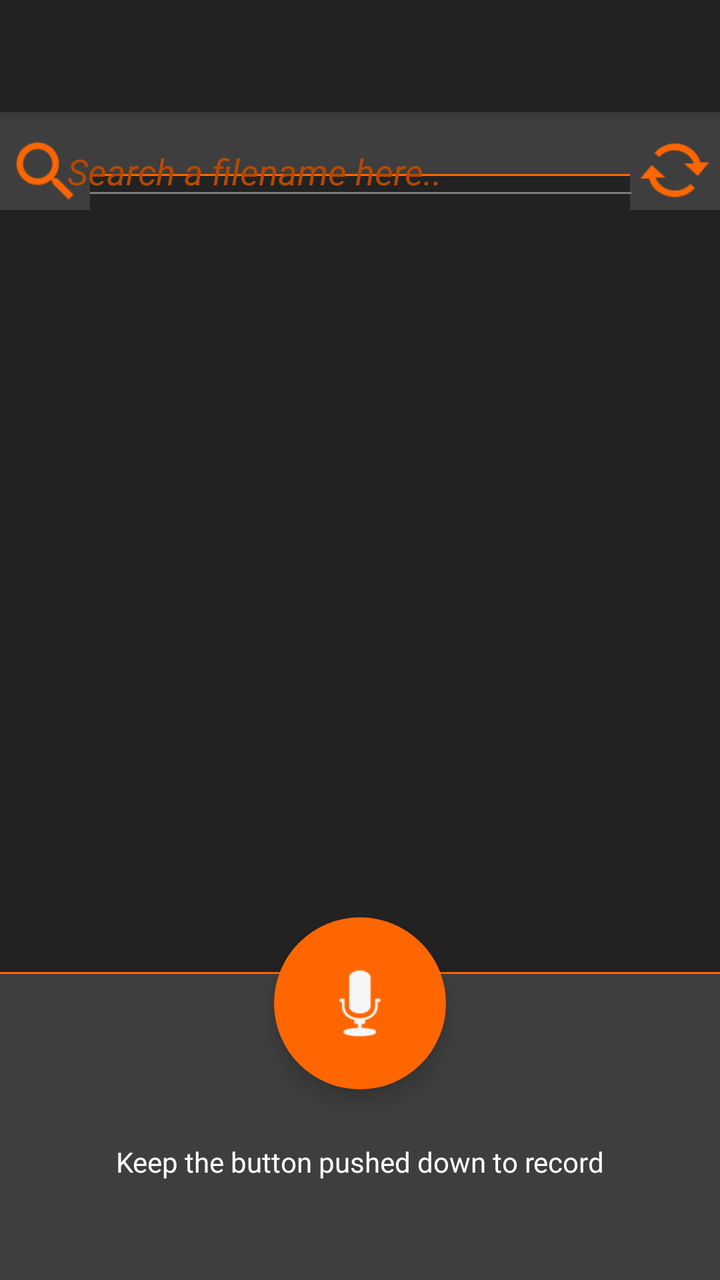
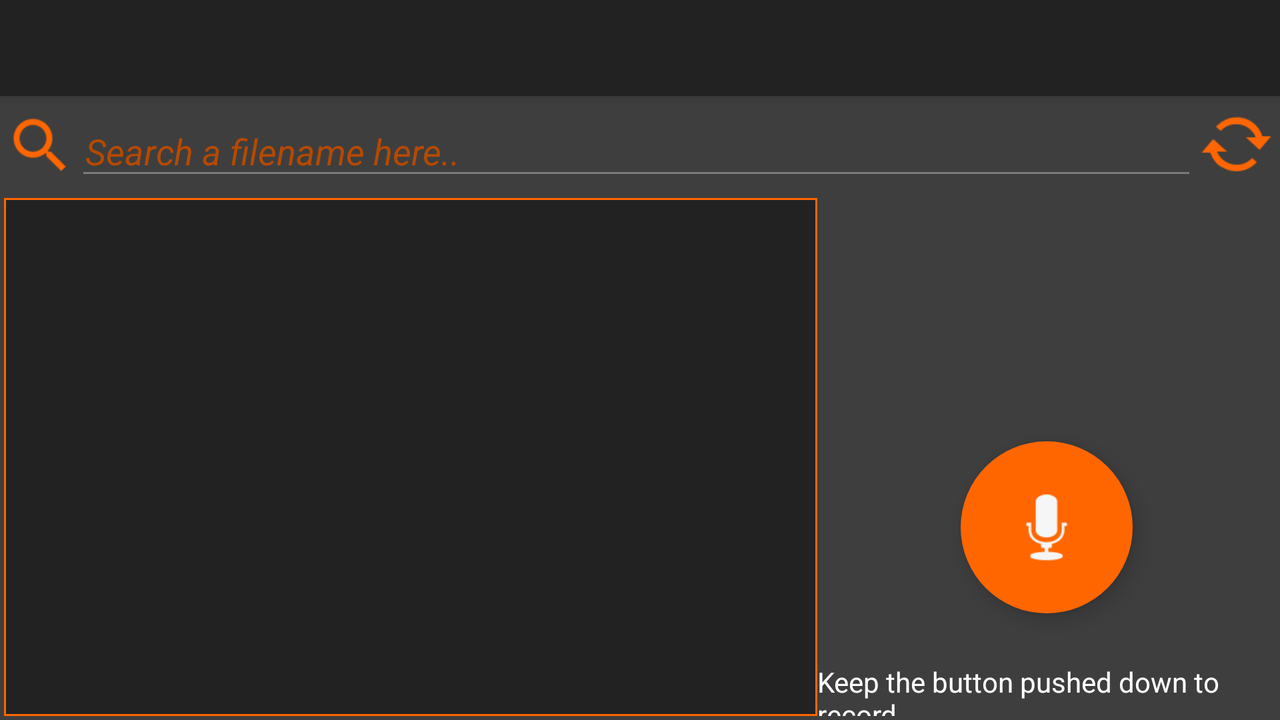

Two renders of one Android screen. The first uses the default layout on a phone; the second uses the alternative layout the repository ships for a different screen configuration, on a matching device. The two XML files are below.
<!-- AndroidManifest.xml: application theme Theme.AudioSpectrum.var1 -->
<!-- res/layout/activity_main.xml -->
<?xml version="1.0" encoding="utf-8"?>
<androidx.constraintlayout.widget.ConstraintLayout xmlns:android="http://schemas.android.com/apk/res/android"
    xmlns:app="http://schemas.android.com/apk/res-auto"
    xmlns:tools="http://schemas.android.com/tools"
    android:layout_width="match_parent"
    android:layout_height="match_parent"
    tools:context=".MainActivity">

    <androidx.appcompat.widget.Toolbar
        android:id="@+id/toolbar_main"
        android:layout_width="match_parent"
        android:layout_height="?attr/actionBarSize"
        android:background="?attr/colorPrimary"
        android:elevation="4dp"
        android:theme="@style/ThemeOverlay.AppCompat.ActionBar"
        app:layout_constraintEnd_toEndOf="parent"
        app:layout_constraintStart_toStartOf="parent"
        app:layout_constraintTop_toTopOf="parent"
        app:popupTheme="@style/ThemeOverlay.AppCompat.Light" />

    <androidx.recyclerview.widget.RecyclerView
        android:id="@+id/filez"
        android:layout_width="393dp"
        android:layout_height="400dp"
        android:background="@drawable/layout_border"
        android:fadeScrollbars="false"
        android:padding="1dp"
        android:paddingLeft="1dp"
        android:paddingTop="1dp"
        android:paddingRight="1dp"
        android:paddingBottom="1dp"
        android:scrollbarSize="5dp"
        android:scrollbars="vertical"
        app:layout_constraintBottom_toTopOf="@+id/main_activity_layout_controls"
        app:layout_constraintEnd_toEndOf="parent"
        app:layout_constraintHorizontal_bias="0.5"
        app:layout_constraintStart_toStartOf="parent"
        app:layout_constraintTop_toBottomOf="@+id/constraintLayout"
        app:layout_constraintVertical_bias="0.26" />

    <androidx.constraintlayout.widget.ConstraintLayout
        android:id="@+id/main_activity_layout_controls"
        android:layout_width="match_parent"
        android:layout_height="205dp"
        app:layout_constraintBottom_toBottomOf="parent"
        app:layout_constraintEnd_toEndOf="parent"
        app:layout_constraintHorizontal_bias="0.0"
        app:layout_constraintStart_toStartOf="parent"
        app:layout_constraintTop_toTopOf="parent"
        app:layout_constraintVertical_bias="1.0">

        <TextView
            android:id="@+id/textView0"
            android:layout_width="wrap_content"
            android:layout_height="wrap_content"
            android:text="@string/main_activity01"
            android:textColor="@color/bianco"
            android:textColorHighlight="@color/arancioneScuro"
            app:layout_constraintBottom_toBottomOf="parent"
            app:layout_constraintEnd_toEndOf="parent"
            app:layout_constraintStart_toStartOf="parent"
            app:layout_constraintTop_toBottomOf="@+id/recording_fab"
            app:layout_constraintVertical_bias="0.35" />

        <com.google.android.material.floatingactionbutton.FloatingActionButton
            android:id="@+id/recording_fab"
            android:layout_width="116dp"
            android:layout_height="86dp"
            android:clickable="true"
            android:focusable="true"
            android:tint="#F6F6F6"
            app:backgroundTint="?attr/colorSecondary"
            app:borderWidth="0dp"
            app:fabCustomSize="86dp"
            app:layout_constraintBottom_toBottomOf="parent"
            app:layout_constraintEnd_toEndOf="parent"
            app:layout_constraintStart_toStartOf="parent"
            app:layout_constraintTop_toTopOf="parent"
            app:layout_constraintVertical_bias="0.2"
            app:maxImageSize="48dp"
            app:rippleColor="@android:color/transparent"
            app:srcCompat="@android:drawable/ic_btn_speak_now" />
    </androidx.constraintlayout.widget.ConstraintLayout>

    <androidx.constraintlayout.widget.ConstraintLayout
        android:id="@+id/constraintLayout"
        android:layout_width="match_parent"
        android:layout_height="105dp"
        app:layout_constraintBottom_toBottomOf="parent"
        app:layout_constraintEnd_toEndOf="parent"
        app:layout_constraintHorizontal_bias="0.5"
        app:layout_constraintStart_toStartOf="parent"
        app:layout_constraintTop_toTopOf="@+id/toolbar_main"
        app:layout_constraintVertical_bias="0.0">

        <ImageView
            android:id="@+id/image_refresh"
            android:layout_width="45dp"
            android:layout_height="39dp"
            android:background="?android:attr/colorBackground"
            android:clickable="true"
            app:layout_constraintBottom_toBottomOf="parent"
            app:layout_constraintEnd_toEndOf="parent"
            app:layout_constraintHorizontal_bias="1.0"
            app:layout_constraintStart_toStartOf="parent"
            app:layout_constraintTop_toTopOf="parent"
            app:layout_constraintVertical_bias="1.0"
            app:srcCompat="@android:drawable/stat_notify_sync"
            app:tint="@color/arancione" />

        <EditText
            android:id="@+id/searchText"
            android:layout_width="300dp"
            android:layout_height="48dp"
            android:layout_marginEnd="21dp"
            android:layout_marginRight="21dp"
            android:ems="10"
            android:freezesText="false"
            android:gravity="bottom"
            android:inputType="textPersonName"
            android:textColor="@color/arancione"
            android:textColorLink="@color/arancione"
            app:layout_constraintBottom_toBottomOf="parent"
            app:layout_constraintEnd_toStartOf="@+id/image_refresh"
            app:layout_constraintStart_toEndOf="@+id/image_search"
            app:layout_constraintTop_toTopOf="parent"
            app:layout_constraintVertical_bias="1.0" />

        <ImageView
            android:id="@+id/image_search"
            android:layout_width="45dp"
            android:layout_height="39dp"
            android:background="?android:attr/colorBackground"
            app:layout_constraintBottom_toBottomOf="parent"
            app:layout_constraintEnd_toEndOf="parent"
            app:layout_constraintHorizontal_bias="0.0"
            app:layout_constraintStart_toStartOf="parent"
            app:layout_constraintTop_toTopOf="parent"
            app:layout_constraintVertical_bias="1.0"
            app:srcCompat="?android:attr/actionModeWebSearchDrawable"
            app:tint="@color/arancione" />

        <TextView
            android:id="@+id/text_suggerition"
            android:layout_width="237dp"
            android:layout_height="39dp"
            android:gravity="center_vertical"
            android:text="@string/main_activity02"
            android:textColor="@color/arancioneScuro"
            android:textSize="18sp"
            android:textStyle="italic"
            app:layout_constraintBottom_toBottomOf="parent"
            app:layout_constraintEnd_toStartOf="@+id/image_refresh"
            app:layout_constraintHorizontal_bias="0.43"
            app:layout_constraintStart_toStartOf="parent"
            app:layout_constraintTop_toTopOf="parent"
            app:layout_constraintVertical_bias="1.0" />
    </androidx.constraintlayout.widget.ConstraintLayout>

</androidx.constraintlayout.widget.ConstraintLayout>
<!-- resources referenced by this layout -->
<resources>
  <color name="arancione">#FF6600</color>
  <color name="arancioneScuro">#B64900</color>
  <color name="bianco">#FFFFFF</color>
  <!-- drawable layout_border (drawable) -->
  <?xml version="1.0" encoding="utf-8"?>
  <shape xmlns:android="http://schemas.android.com/apk/res/android" android:shape="rectangle">
      
      <solid
          android:color="?attr/colorPrimary" >
      </solid>
  
      
      <stroke
          android:width="@dimen/border_layouts_player_activity"
          android:color="?attr/colorSecondary" >
      </stroke>
  
      
      <corners
          android:radius="0dp"   >
      </corners>
  </shape>
  <string name="main_activity01">Keep the button pushed down to record</string>
  <string name="main_activity02">Search a filename here..</string>
  <style name="Theme.AudioSpectrum.var1" parent="Theme.AppCompat.DayNight.NoActionBar">
          <item name="android:windowActionBar">false</item>
          <item name="android:windowNoTitle">true</item>
          
          <item name="colorPrimary">@color/grigioMoltoScuro</item>
          <item name="colorPrimaryVariant">@color/grigioScuro</item>
          <item name="colorOnPrimary">@color/bianco</item>
          
          <item name="colorSecondary">@color/arancione</item>
          <item name="colorSecondaryVariant">@color/arancioneScuro</item>
          <item name="colorOnSecondary">@color/verdeAcqua</item>
          
          <item name="colorSurface">@color/grigio</item>        
          <item name="colorOnSurface">@color/grigioMoltoScuro</item>
          <item name="colorOnError">@color/rosso</item>
          
          
          <item name="android:statusBarColor" tools:targetApi="l">@color/nero</item>
          
          <item name="android:colorBackground">?attr/colorPrimaryVariant</item>
          <item name="android:textColor">@color/bianco</item>
          <item name="android:textColorPrimary">@color/bianco</item>
          <item name="android:textColorSecondary">@color/grigioChiaro</item>
          <item name="colorControlHighlight">?attr/colorSecondaryVariant</item>
          <item name="rippleColor">@color/nero</item>
          
          <item name="alertDialogTheme">@style/TestAlertDialogTheme</item>
          
      </style>
  <dimen name="border_layouts_player_activity">1dp</dimen>
  <color name="grigioMoltoScuro">#222222</color>
  <color name="grigioScuro">#3E3E3E</color>
  <color name="verdeAcqua">#00DAC5</color>
  <color name="grigio">#5C5C5C</color>
  <color name="rosso">#FF0000</color>
  <color name="nero">#000000</color>
  <color name="grigioChiaro">#7A7A7A</color>
  <style name="TestAlertDialogTheme" parent="Theme.AppCompat.Light.Dialog.Alert">
          <item name="android:background">@color/grigioScuro</item>
          <item name="textColorAlertDialogListItem">@color/bianco</item>
          <item name="colorAccent">@color/verdeAcqua</item>
      </style>
</resources>
<!-- res/layout-land/activity_main.xml (the repository's variant of the layout above) -->
<!-- drawn on the phone turned sideways -->
<?xml version="1.0" encoding="utf-8"?>
<LinearLayout xmlns:android="http://schemas.android.com/apk/res/android"
    xmlns:app="http://schemas.android.com/apk/res-auto"
    xmlns:tools="http://schemas.android.com/tools"
    android:layout_width="match_parent"
    android:layout_height="match_parent"
    tools:context=".MainActivity"
    android:orientation="vertical">

    <androidx.appcompat.widget.Toolbar
        android:id="@+id/toolbar_main"
        android:layout_width="match_parent"
        android:layout_height="?attr/actionBarSize"
        android:background="?attr/colorPrimary"
        android:elevation="4dp"
        android:theme="@style/ThemeOverlay.AppCompat.ActionBar"
        app:layout_constraintBottom_toBottomOf="parent"
        app:layout_constraintEnd_toEndOf="parent"
        app:layout_constraintStart_toStartOf="parent"
        app:layout_constraintTop_toTopOf="parent"
        app:layout_constraintVertical_bias="0.0"
        app:popupTheme="@style/ThemeOverlay.AppCompat.Light" />

    <LinearLayout
        android:id="@+id/search_layout"
        android:layout_width="match_parent"
        android:layout_height="45dp"
        android:layout_margin="2dp"
        android:orientation="horizontal">

        <ImageView
            android:id="@+id/image_search"
            android:layout_width="45dp"
            android:layout_height="match_parent"
            android:layout_gravity="center_vertical"
            android:layout_weight="1"
            android:background="?android:attr/colorBackground"
            app:layout_constraintBottom_toBottomOf="parent"
            app:layout_constraintEnd_toEndOf="parent"
            app:layout_constraintHorizontal_bias="0.0"
            app:layout_constraintStart_toStartOf="parent"
            app:layout_constraintTop_toTopOf="parent"
            app:srcCompat="?android:attr/actionModeWebSearchDrawable"
            app:tint="@color/arancione" />

        <androidx.constraintlayout.widget.ConstraintLayout
            android:id="@+id/searchtext_layout"
            android:layout_width="match_parent"
            android:layout_height="match_parent"
            android:layout_weight="8">

            <EditText
                android:id="@+id/searchText"
                android:layout_width="match_parent"
                android:layout_height="match_parent"
                android:ems="10"
                android:freezesText="false"
                android:gravity="bottom"
                android:inputType="textPersonName"
                android:textColor="@color/arancione"
                android:textColorLink="@color/arancione"
                app:layout_constraintBottom_toBottomOf="parent"
                app:layout_constraintEnd_toEndOf="parent"
                app:layout_constraintStart_toStartOf="parent"
                app:layout_constraintTop_toTopOf="parent"
                app:layout_constraintVertical_bias="1.0" />

            <TextView
                android:id="@+id/text_suggerition"
                android:layout_width="500dp"
                android:layout_height="39dp"
                android:gravity="center_vertical"
                android:text="@string/main_activity02"
                android:textColor="@color/arancioneScuro"
                android:textSize="18sp"
                android:textStyle="italic"
                app:layout_constraintBottom_toBottomOf="parent"
                app:layout_constraintEnd_toEndOf="@+id/searchText"
                app:layout_constraintHorizontal_bias="0.08"
                app:layout_constraintStart_toStartOf="parent"
                app:layout_constraintTop_toTopOf="parent"
                app:layout_constraintVertical_bias="1.0" />
        </androidx.constraintlayout.widget.ConstraintLayout>

        <ImageView
            android:id="@+id/image_refresh"
            android:layout_width="49dp"
            android:layout_height="match_parent"
            android:layout_gravity="center_vertical"
            android:layout_weight="1"
            android:background="?android:attr/colorBackground"
            android:clickable="true"
            app:layout_constraintBottom_toBottomOf="parent"
            app:layout_constraintEnd_toEndOf="parent"
            app:layout_constraintStart_toStartOf="parent"
            app:layout_constraintTop_toTopOf="parent"
            app:srcCompat="@android:drawable/stat_notify_sync"
            app:tint="@color/arancione" />

    </LinearLayout>

    <LinearLayout
        android:id="@+id/main_container"
        android:layout_width="match_parent"
        android:layout_height="match_parent"
        android:layout_margin="2dp"
        android:orientation="horizontal">

        <androidx.recyclerview.widget.RecyclerView
            android:id="@+id/filez"
            android:layout_width="450dp"
            android:layout_height="match_parent"
            android:layout_weight="7"
            android:background="@drawable/layout_border"
            android:fadeScrollbars="false"
            android:padding="1dp"
            android:paddingLeft="1dp"
            android:paddingTop="1dp"
            android:paddingRight="1dp"
            android:paddingBottom="1dp"
            android:scrollbarSize="5dp"
            android:scrollbars="vertical"
            app:layout_constraintBottom_toBottomOf="parent"
            app:layout_constraintEnd_toEndOf="parent"
            app:layout_constraintHorizontal_bias="0.02"
            app:layout_constraintStart_toStartOf="parent"
            app:layout_constraintTop_toBottomOf="@+id/search_layout">

        </androidx.recyclerview.widget.RecyclerView>

        <androidx.constraintlayout.widget.ConstraintLayout
            android:id="@+id/main_activity_layout_controls"
            android:layout_width="248dp"
            android:layout_height="303dp"
            android:layout_weight="3"
            app:layout_constraintBottom_toBottomOf="parent"
            app:layout_constraintEnd_toEndOf="parent"
            app:layout_constraintHorizontal_bias="0.98"
            app:layout_constraintStart_toStartOf="parent"
            app:layout_constraintTop_toBottomOf="@+id/search_layout">

            <TextView
                android:id="@+id/textView0"
                android:layout_width="wrap_content"
                android:layout_height="wrap_content"
                android:text="@string/main_activity01"
                android:textColor="@color/bianco"
                android:textColorHighlight="@color/arancioneScuro"
                app:layout_constraintBottom_toBottomOf="parent"
                app:layout_constraintEnd_toEndOf="parent"
                app:layout_constraintStart_toStartOf="parent"
                app:layout_constraintTop_toBottomOf="@+id/recording_fab"
                app:layout_constraintVertical_bias="0.41000003" />

            <com.google.android.material.floatingactionbutton.FloatingActionButton
                android:id="@+id/recording_fab"
                android:layout_width="116dp"
                android:layout_height="86dp"
                android:clickable="true"
                android:focusable="true"
                android:tint="#F6F6F6"
                app:backgroundTint="?attr/colorSecondary"
                app:borderWidth="0dp"
                app:fabCustomSize="86dp"
                app:layout_constraintBottom_toBottomOf="parent"
                app:layout_constraintEnd_toEndOf="parent"
                app:layout_constraintStart_toStartOf="parent"
                app:layout_constraintTop_toTopOf="parent"
                app:layout_constraintVertical_bias="0.56"
                app:maxImageSize="48dp"
                app:rippleColor="@android:color/transparent"
                app:srcCompat="@android:drawable/ic_btn_speak_now" />
        </androidx.constraintlayout.widget.ConstraintLayout>

    </LinearLayout>

</LinearLayout>
